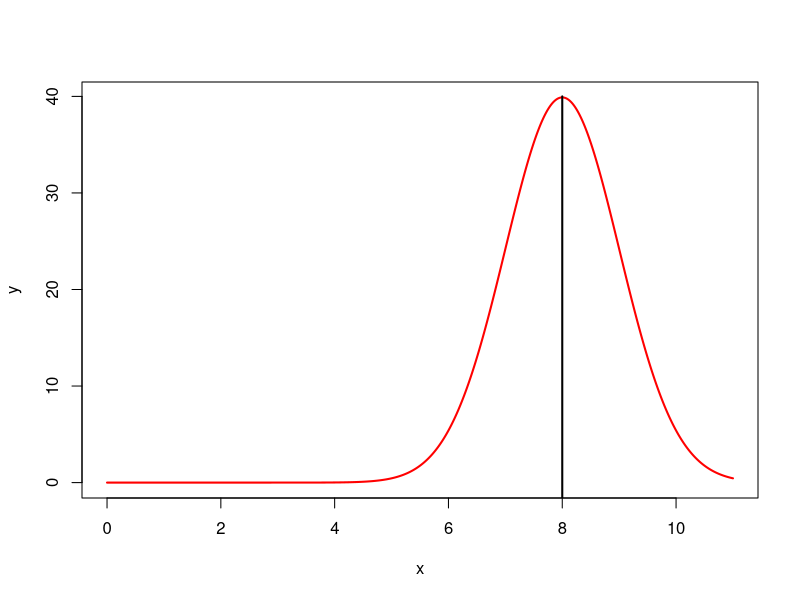
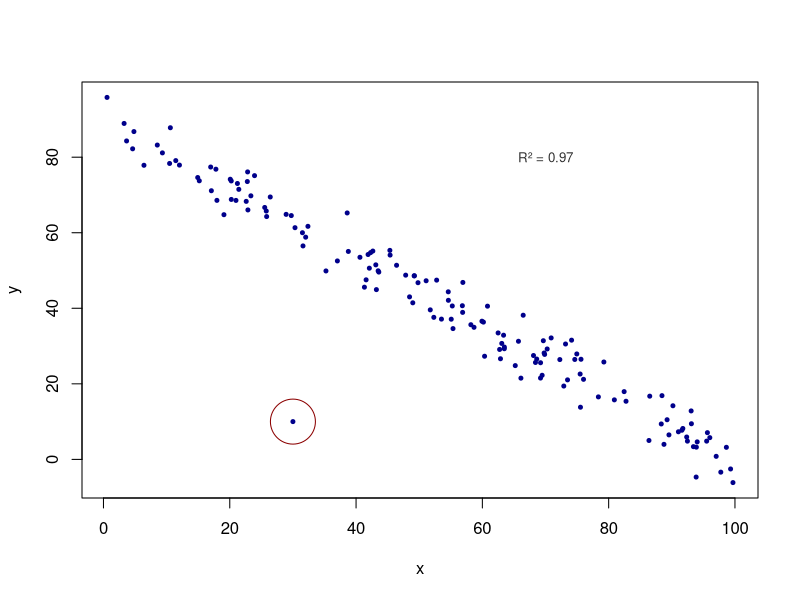

Reproduce these figures in R, in order.
## ---- chunk 1
knitr::opts_chunk$set(echo = TRUE)

## ---- chunk 2
x <- seq(0, 11, by = .01)
y <- dnorm(x, mean = 8, sd = 1)*100
plot(x,y, type = 'l', col = "red", lwd = 2)
lines(x = c(8,8), y = c(-2,40), lwd = 2)
## ---- chunk 3
n <- 150
x <- runif(n)
eps <- rnorm(n, 0, 0.04)
y <- x * 0.9 + eps
df <- data.frame(x,y)
df$x <- df$x * 100
df$y <- df$y * 100
df$x <- 100 - df$x
df[151, ] <- c(30,10)

plot(df$x, df$y, pch = 20, col = "darkblue", cex = .8,
     xlab = "x", ylab = "y")
points(x = 30, y = 10, pch = 1, col = "darkred", cex = 6)
text(x = 70, y = 80, labels = "R² = 0.97", cex = .8, col = "gray20")
